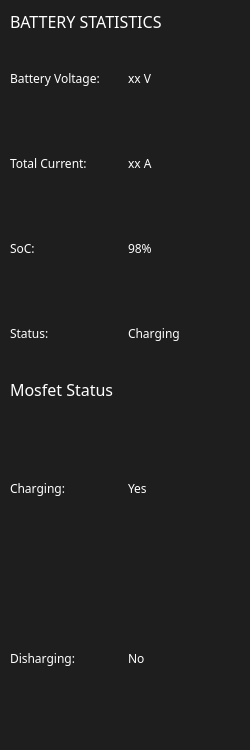
     <widget class="QFrame" name="battery_stats_frame">
      <property name="sizePolicy">
       <sizepolicy hsizetype="MinimumExpanding" vsizetype="Minimum">
        <horstretch>0</horstretch>
        <verstretch>0</verstretch>
       </sizepolicy>
      </property>
      <property name="minimumSize">
       <size>
        <width>250</width>
        <height>750</height>
       </size>
      </property>
      <property name="maximumSize">
       <size>
        <width>300</width>
        <height>16777215</height>
       </size>
      </property>
      <property name="styleSheet">
       <string notr="true">background-color: rgb(30, 30, 30);
border-radius:10px;
font:  &quot;Montserrat&quot;;</string>
      </property>
      <property name="frameShape">
       <enum>QFrame::StyledPanel</enum>
      </property>
      <property name="frameShadow">
       <enum>QFrame::Raised</enum>
      </property>
      <layout class="QVBoxLayout" name="verticalLayout_2">
       <property name="spacing">
        <number>5</number>
       </property>
       <property name="leftMargin">
        <number>5</number>
       </property>
       <property name="topMargin">
        <number>5</number>
       </property>
       <property name="rightMargin">
        <number>5</number>
       </property>
       <property name="bottomMargin">
        <number>5</number>
       </property>
       <item>
        <layout class="QVBoxLayout" name="battery_stats">
         <property name="spacing">
          <number>5</number>
         </property>
         <property name="leftMargin">
          <number>5</number>
         </property>
         <property name="topMargin">
          <number>5</number>
         </property>
         <property name="rightMargin">
          <number>5</number>
         </property>
         <property name="bottomMargin">
          <number>5</number>
         </property>
         <item>
          <widget class="QLabel" name="battery_stats_label">
           <property name="sizePolicy">
            <sizepolicy hsizetype="Fixed" vsizetype="Fixed">
             <horstretch>0</horstretch>
             <verstretch>0</verstretch>
            </sizepolicy>
           </property>
           <property name="font">
            <font>
             <family>Montserrat</family>
             <pointsize>12</pointsize>
             <weight>50</weight>
             <bold>false</bold>
            </font>
           </property>
           <property name="styleSheet">
            <string notr="true">color: rgb(255, 255, 255);
font: 12pt &quot;Montserrat&quot;;</string>
           </property>
           <property name="text">
            <string>BATTERY STATISTICS</string>
           </property>
           <property name="textFormat">
            <enum>Qt::AutoText</enum>
           </property>
          </widget>
         </item>
         <item>
          <layout class="QGridLayout" name="gridLayout">
           <item row="1" column="0">
            <widget class="QLabel" name="total_current_label">
             <property name="font">
              <font>
               <family>Montserrat</family>
               <pointsize>9</pointsize>
               <weight>50</weight>
               <italic>false</italic>
               <bold>false</bold>
              </font>
             </property>
             <property name="styleSheet">
              <string notr="true">color: rgb(255, 255, 255);
font: 9pt &quot;Montserrat&quot;;</string>
             </property>
             <property name="text">
              <string>Total Current:</string>
             </property>
            </widget>
           </item>
           <item row="2" column="0">
            <widget class="QLabel" name="soc_label">
             <property name="font">
              <font>
               <family>Montserrat</family>
               <pointsize>9</pointsize>
               <weight>50</weight>
               <italic>false</italic>
               <bold>false</bold>
              </font>
             </property>
             <property name="styleSheet">
              <string notr="true">color: rgb(255, 255, 255);
font: 9pt &quot;Montserrat&quot;;</string>
             </property>
             <property name="text">
              <string>SoC:</string>
             </property>
            </widget>
           </item>
           <item row="3" column="1">
            <widget class="QLabel" name="status">
             <property name="font">
              <font>
               <family>Montserrat</family>
               <pointsize>9</pointsize>
               <weight>50</weight>
               <italic>false</italic>
               <bold>false</bold>
              </font>
             </property>
             <property name="styleSheet">
              <string notr="true">color: rgb(255, 255, 255);
font: 9pt &quot;Montserrat&quot;;</string>
             </property>
             <property name="text">
              <string>Charging</string>
             </property>
            </widget>
           </item>
           <item row="2" column="1">
            <widget class="QLabel" name="soc">
             <property name="font">
              <font>
               <family>Montserrat</family>
               <pointsize>9</pointsize>
               <weight>50</weight>
               <italic>false</italic>
               <bold>false</bold>
              </font>
             </property>
             <property name="styleSheet">
              <string notr="true">color: rgb(255, 255, 255);
font: 9pt &quot;Montserrat&quot;;</string>
             </property>
             <property name="text">
              <string>98%</string>
             </property>
            </widget>
           </item>
           <item row="0" column="1">
            <widget class="QLabel" name="voltage">
             <property name="font">
              <font>
               <family>Montserrat</family>
               <pointsize>9</pointsize>
               <weight>50</weight>
               <italic>false</italic>
               <bold>false</bold>
              </font>
             </property>
             <property name="styleSheet">
              <string notr="true">color: rgb(255, 255, 255);
font: 9pt &quot;Montserrat&quot;;</string>
             </property>
             <property name="text">
              <string>xx V</string>
             </property>
            </widget>
           </item>
           <item row="0" column="0">
            <widget class="QLabel" name="voltage_label">
             <property name="font">
              <font>
               <family>Montserrat</family>
               <pointsize>9</pointsize>
               <weight>50</weight>
               <italic>false</italic>
               <bold>false</bold>
              </font>
             </property>
             <property name="styleSheet">
              <string notr="true">color: rgb(255, 255, 255);
font: 9pt &quot;Montserrat&quot;;</string>
             </property>
             <property name="text">
              <string>Battery Voltage:</string>
             </property>
            </widget>
           </item>
           <item row="1" column="1">
            <widget class="QLabel" name="total_current">
             <property name="font">
              <font>
               <family>Montserrat</family>
               <pointsize>9</pointsize>
               <weight>50</weight>
               <italic>false</italic>
               <bold>false</bold>
              </font>
             </property>
             <property name="styleSheet">
              <string notr="true">color: rgb(255, 255, 255);
font: 9pt &quot;Montserrat&quot;;</string>
             </property>
             <property name="text">
              <string>xx A</string>
             </property>
            </widget>
           </item>
           <item row="3" column="0">
            <widget class="QLabel" name="status_label">
             <property name="font">
              <font>
               <family>Montserrat</family>
               <pointsize>9</pointsize>
               <weight>50</weight>
               <italic>false</italic>
               <bold>false</bold>
              </font>
             </property>
             <property name="styleSheet">
              <string notr="true">color: rgb(255, 255, 255);
font: 9pt &quot;Montserrat&quot;;</string>
             </property>
             <property name="text">
              <string>Status:</string>
             </property>
            </widget>
           </item>
          </layout>
         </item>
         <item>
          <widget class="QLabel" name="mosfet_status_label">
           <property name="sizePolicy">
            <sizepolicy hsizetype="Fixed" vsizetype="Fixed">
             <horstretch>0</horstretch>
             <verstretch>0</verstretch>
            </sizepolicy>
           </property>
           <property name="font">
            <font>
             <family>Montserrat</family>
             <pointsize>12</pointsize>
             <weight>50</weight>
             <bold>false</bold>
            </font>
           </property>
           <property name="styleSheet">
            <string notr="true">color: rgb(255, 255, 255);
font: 12pt &quot;Montserrat&quot;;</string>
           </property>
           <property name="text">
            <string>Mosfet Status</string>
           </property>
           <property name="textFormat">
            <enum>Qt::AutoText</enum>
           </property>
          </widget>
         </item>
         <item>
          <layout class="QGridLayout" name="gridLayout_2">
           <item row="0" column="0">
            <widget class="QLabel" name="charging_label">
             <property name="font">
              <font>
               <family>Montserrat</family>
               <pointsize>9</pointsize>
               <weight>50</weight>
               <italic>false</italic>
               <bold>false</bold>
              </font>
             </property>
             <property name="styleSheet">
              <string notr="true">color: rgb(255, 255, 255);
font: 9pt &quot;Montserrat&quot;;</string>
             </property>
             <property name="text">
              <string>Charging:</string>
             </property>
            </widget>
           </item>
           <item row="0" column="1">
            <widget class="QLabel" name="charging">
             <property name="font">
              <font>
               <family>Montserrat</family>
               <pointsize>9</pointsize>
              </font>
             </property>
             <property name="styleSheet">
              <string notr="true">color: rgb(255, 255, 255);
font: 9pt &quot;Montserrat&quot;;</string>
             </property>
             <property name="text">
              <string>Yes</string>
             </property>
            </widget>
           </item>
           <item row="1" column="0">
            <widget class="QLabel" name="discharging_label">
             <property name="font">
              <font>
               <family>Montserrat</family>
               <pointsize>9</pointsize>
               <weight>50</weight>
               <italic>false</italic>
               <bold>false</bold>
              </font>
             </property>
             <property name="styleSheet">
              <string notr="true">color: rgb(255, 255, 255);
font: 9pt &quot;Montserrat&quot;;</string>
             </property>
             <property name="text">
              <string>Disharging:</string>
             </property>
            </widget>
           </item>
           <item row="1" column="1">
            <widget class="QLabel" name="discharging">
             <property name="font">
              <font>
               <family>Montserrat</family>
               <pointsize>9</pointsize>
              </font>
             </property>
             <property name="styleSheet">
              <string notr="true">color: rgb(255, 255, 255);
font: 9pt &quot;Montserrat&quot;;</string>
             </property>
             <property name="text">
              <string>No</string>
             </property>
            </widget>
           </item>
          </layout>
         </item>
        </layout>
       </item>
      </layout>
     </widget>
